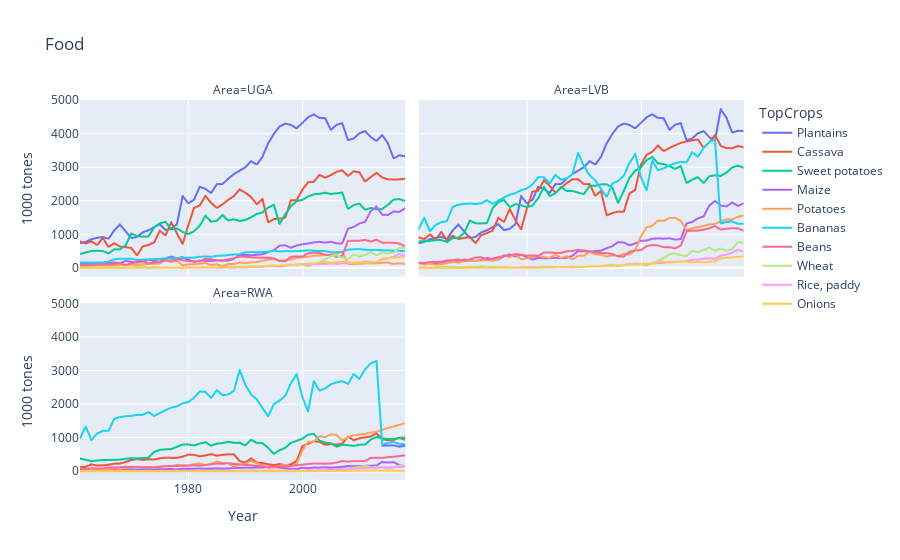

Notebook code for this chart:
### Markdown cell above
The function `graphCompetitors` graphs the time series of the indicator of interest for all the countries where data is available and the eLVB. This function requires three inputs: (1) criteria for ranking the crop, (2) country for ranking the crops, and (3) number of crops to be displayed. For instance, I can graph the top *10* crops playing a major role in *'Food'* in *'RWA'*. Although I selected 'RWA' as parameter, it will show all the countries where data is available. This allows us to compare the production of *top crops of one country* in other countries. For example, Rice is in the top 10 crops in Tanzania, but not in Rwanda; or Tea is in the Top 10 of Kenya, but not in Rwanda. Yet, I recommend to use 'LVB' in the second parameter. In this function, we can use all the indicators listed above with the exception of 'FoodSelfSufficiency'.

### Code cell
graphCompetitors('Food', 'LVB', 10)
